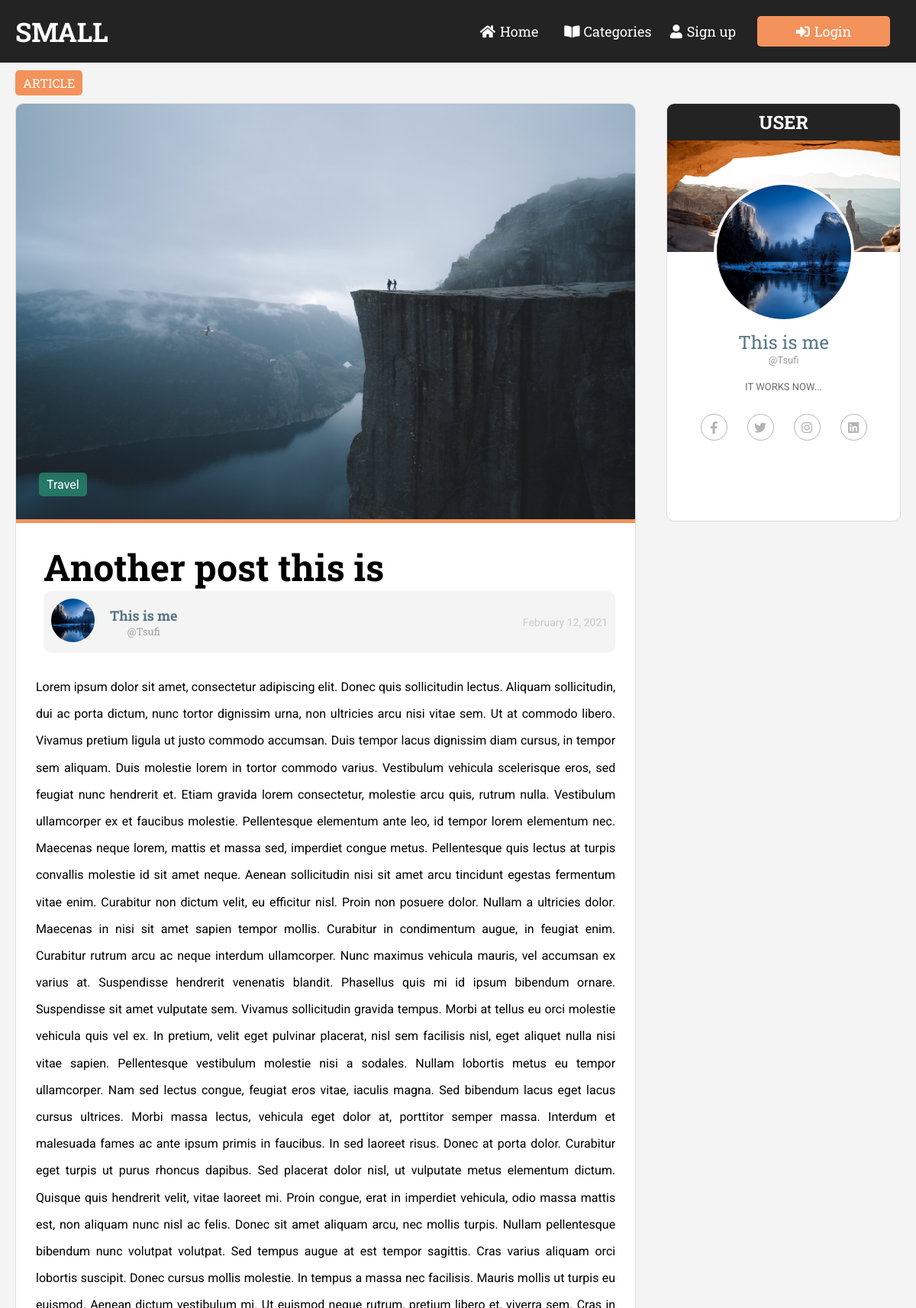
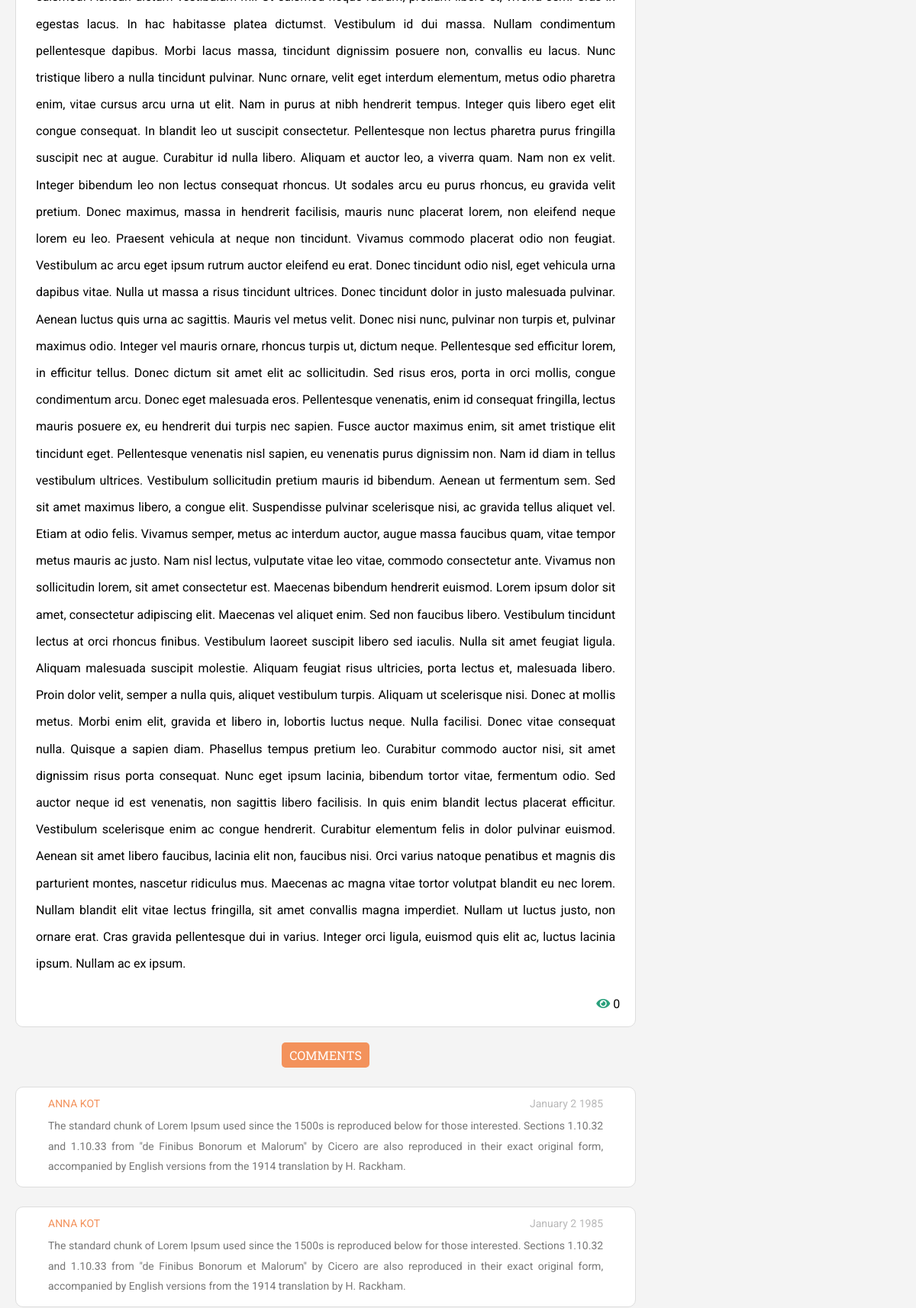
The app's page /blog/article.php?post-slug=Another-post-this-is (upper part) with its own data (2 pictures, top to bottom).
### tables this page shows
CREATE TABLE `topics` (
  `id` int(11) NOT NULL,
  `name` varchar(255) DEFAULT NULL,
  `slug` varchar(255) DEFAULT NULL
);

CREATE TABLE `posts` (
  `id` int(11) NOT NULL,
  `user_id` int(11) DEFAULT NULL,
  `title` varchar(255) NOT NULL,
  `slug` varchar(255) NOT NULL,
  `views` int(11) NOT NULL DEFAULT '0',
  `image` varchar(255) NOT NULL DEFAULT 'defaultpostimg.png',
  `body` text NOT NULL,
  `published` tinyint(1) NOT NULL DEFAULT '0',
  `created_at` timestamp NOT NULL DEFAULT CURRENT_TIMESTAMP,
  `updated_at` timestamp NULL DEFAULT NULL ON UPDATE CURRENT_TIMESTAMP
);

CREATE TABLE `users` (
  `id` int(11) NOT NULL,
  `fname` varchar(255) NOT NULL,
  `uname` varchar(20) NOT NULL,
  `email` varchar(255) NOT NULL,
  `role` enum('Author','Admin') DEFAULT NULL,
  `password` varchar(255) NOT NULL,
  `city` varchar(255) DEFAULT NULL,
  `phone` varchar(255) DEFAULT NULL,
  `gender` enum('Male','Female','Other') DEFAULT NULL,
  `profile_pic` varchar(255) DEFAULT 'profileplaceholder.jpg',
  `about` text,
  `created_at` timestamp NULL DEFAULT CURRENT_TIMESTAMP,
  `updated_at` timestamp NULL DEFAULT NULL ON UPDATE CURRENT_TIMESTAMP
);

### blog/include/public_functions.php (called while the page is built, shortened)
<?php
function getPostTopic($post_id){
	global $conn;
	$sql = "SELECT * FROM topics WHERE id=
			(SELECT topic_id FROM post_topic WHERE post_id=$post_id) LIMIT 1";
	$result = mysqli_query($conn, $sql);
	$topic = mysqli_fetch_assoc($result);
	return $topic;
}
function getPost($slug){
	global $conn;
	$post_slug = $_GET['post-slug'];
	$sql = "SELECT * FROM posts WHERE slug='$post_slug' AND published=true";
	$result = mysqli_query($conn, $sql);
	$post = mysqli_fetch_assoc($result);
	if ($post) {
		$post['topic'] = getPostTopic($post['id']);
		$post['author'] = getAuthorName($post['id']);
	}
	return $post;
}
function getAuthorName ($postid){
	global $conn;
	$sql = "SELECT po.user_id, po.id, u.id, u.fname, u.uname, u.profile_pic, u.about FROM posts po LEFT JOIN users u on u.id = po.user_id WHERE po.id = $postid";
	$result = mysqli_query($conn, $sql);
	$authorname = mysqli_fetch_assoc($result);
	return $authorname;
}
?>

### blog/article.php (the view, shortened to what this page needs)
<?php require_once('config.php')?>
<?php  include('include/public_functions.php'); ?>
<?php
    if (isset($_GET['post-slug'])) {
      $post = getPost($_GET['post-slug']);
    }
?>
<?php include('include/header_section.php')?>
  </head>
  <body>
<?php include('include/navbar.php')?>
    <div class="container trend">
      <div class="trending">article</div>
    </div>
    <main>
      <section class="articles">
        <div class="container">
          <div class="main-area">
            <div class="full-article">
              <div style="position:relative" class="full-article-img">
                <div class="big-article-category">
                <?php if ($post['published'] == false): ?>
                <h1 class="full-label">Sorry... This post has not been published</h1>
                <?php else: ?>
                  <a href="<?php echo BASE_URL . 'category.php?topic=' . $post['topic']['id'] ?>"><?php echo $post['topic']['name'];?></a>
                </div>
                <img src="<?php echo BASE_URL . '/static/img/' . $post['image'];?>" alt="4" />
              </div>
              <div class="full-article-content">
                <div class="full-info">
                <h1 class="full-label"><?php echo $post['title']; ?></h1>
                  <div class="article-info-prof">
                    <div class="small-profile">
                      <div class="s-img">
                        <img src="<?php echo BASE_URL . '/static/profile_img/' . $post['author']['profile_pic']?>" alt="author_pic" />
                      </div>
                      <div class="s-content">
                        <a href="<?php echo 'profile.php?guest=' . $post['author']['id'] ?>"><h4><?php echo $post['author']['fname'];?></h4></a>
                        <h5>@<?php echo $post['author']['uname'];?></h5>
                      </div>
                    </div>
                  <p class="date"><?php $timestamp = date("F j, Y ",strtotime($post['created_at'])); echo $timestamp;?></p>
                  </div>
                </div>
                <p class="full-text">
                <?php echo html_entity_decode($post['body']); ?>
                </p>
              </div>
              <div class="view-div">
                    <div id="post-like" class="likes ">
                            <i class="fas fa-eye"></i>
                            <span class="likedby"><?php echo $post['views'];?></span>
                  </div>
                 </div>
              <?php endif ?>
            </div>
            <div class="container trend">
              <div style="margin: 10px auto 0" class="trending">Comments</div>
            </div>
            <section class="comment">
              <div class="container">
                <div class="comment-body">
                  <div class="comment-info">
                    <div class="comment-name">Anna Kot</div>
                    <div class="comment-date">January 2 1985</div>
                  </div>
                  <div class="comment-content">
                    The standard chunk of Lorem Ipsum used since the 1500s is
                    reproduced below for those interested. Sections 1.10.32 and
                    1.10.33 from "de Finibus Bonorum et Malorum" by Cicero are
                    also reproduced in their exact original form, accompanied by
                    English versions from the 1914 translation by H. Rackham.
                  </div>
                </div>
                <div class="comment-body">
                  <div class="comment-info">
                    <div class="comment-name">Anna Kot</div>
                    <div class="comment-date">January 2 1985</div>
                  </div>
                  <div class="comment-content">
                    The standard chunk of Lorem Ipsum used since the 1500s is
                    reproduced below for those interested. Sections 1.10.32 and
                    1.10.33 from "de Finibus Bonorum et Malorum" by Cicero are
                    also reproduced in their exact original form, accompanied by
                    English versions from the 1914 translation by H. Rackham.
                  </div>
                </div>
              </div>
            </section>
          </div>
          <div class="sidebar">
            <div class="side-users sticky">
              <div class="full-article-profile">
                <h2 class="article-profile-label">USER</h2>
                <div class="article-profile-content">
                  <div class="article-profile-img">
                    <img src="<?php echo BASE_URL . '/static/profile_img/' . $post['author']['profile_pic']?>" alt="author_pic" />
                  </div>
                  <p><a href="<?php echo 'profile.php?guest=' . $post['author']['id'] ?>" class="name"><?php echo $post['author']['fname'];?></a></p>
                  <p class="user-name">@<?php echo $post['author']['uname'];?></p>
                  <p class="article-profile-info">
                    <?php echo substr($post['author']['about'],0,250) . "..." ?>
                  </p>
                  <div class="social">
                    <a href="#"><i class="fab fa-facebook-f"></i></a>
                    <a href="#"><i class="fab fa-twitter"></i></a>
                    <a href="#"><i class="fab fa-instagram"></i></a>
                    <a href="#"><i class="fab fa-linkedin"></i></a>
                  </div>
                </div>
              </div>
            </div>
          </div>
        </div>
      </section>
    </main>
    <?php include('include/footer.php') ?>

### blog/static/css/style.css (style rules this page uses)
:root { --slab: "Roboto Slab", serif; --regular: "Roboto", sans-serif; --primary: #f3925b; }
* { padding: 0; margin: 0; box-sizing: border-box; }
body { font-family: var(--regular); background: #f4f4f4; }
a { text-decoration: none; }
img { width: 100%; height: 100%; object-fit: cover; }
.container { max-width: 1400px; width: 100%; margin: auto; padding: 0 20px; }
.trending { padding: 6px 10px; width: auto; background: #f3925b; color: #fff; border-radius: 5px; display: inline-block; text-transform: uppercase; font-weight: 400; font-family: "Roboto Slab"; }
.container.trend { margin: 10px auto 0; }
.articles { margin-top: 10px; }
.articles .container { height: auto; display: flex; justify-content: space-between; }
.main-area { height: 100%; flex-basis: 1060px; margin-right: 40px; }
.big-article-category { position: absolute; bottom: 30px; left: 30px; background: rgba(42, 160, 124, 0.6); display: inline-block; padding: 6px 10px; border-radius: 5px; }
.big-article-category a { color: #fff; }
.sidebar { background: #f4f4f4; position: relative; height: auto; flex-basis: 400px; border-radius: 10px; }
.side-users { background: #ffff; height: 548px; width: 100%; position: sticky; top: 20px; border: 1px solid #ddd; border-radius: 10px; overflow: hidden; }
.sidebar h2 { background: #232323; color: #fff; text-align: center; font-family: var(--slab); padding: 8px; }
.small-profile { width: 300px; display: flex; flex-direction: column; align-items: center; margin: 0 auto 30px; padding: 10px; background: #f3f3f3; border-radius: 10px; border: 1px solid #eee; }
.small-profile img { width: 67px; height: 67px; border-radius: 50%; }
.small-profile .s-content { display: flex; flex-direction: column; align-self: center; justify-content: center; font-family: var(--slab); }
.small-profile .s-content h4 { font-size: 18px; margin-left: 0px; color: #577685; }
.small-profile .s-content h5 { text-align: center; color: #a1a0a0; font-weight: 400; }
.full-article { background: #fff; border-radius: 10px; overflow: hidden; border: 1px solid #ddd; }
.full-article-img { height: 544px; overflow: hidden; }
.full-article-content { padding: 26px; border-top: 5px solid var(--primary); }
.full-info { padding-left: 10px; margin-bottom: 27px; }
.full-article .article-info-prof { background: #f4f4f4; border-radius: 10px; display: flex; align-items: center; justify-content: space-between; padding: 0 10px 0 0; }
.full-article .article-info-prof .small-profile { width: 250px; display: flex; flex-direction: row; margin: 0 30px 0 0; padding: 10px; background: transparent; border: none; }
.full-info .date { font-size: 14px; color: #cbcbcb; margin-left: 15px; }
.full-info .small-profile { margin: 0; }
.full-info .small-profile img { width: 57px; height: 57px; margin-right:20px; }
.full-info .full-label { font-size: 48px; font-family: var(--slab); }
.full-article .full-text { line-height: 2.2; text-align: justify; }
.view-div { display: flex; align-items: center; justify-content: flex-end; }
#post-like { margin: 0 20px 20px 0; }
#post-like i { color: #2aa07c; }
.full-article-profile .article-profile-content { height: 355px; position: relative; padding-top: 102px; text-align: center; }
.full-article-profile .article-profile-img { width: 184px; position: absolute; top: -92px; left: 50%; transform: translateX(-50%); }
.full-article-profile img { width: 184px; height: 184px; border: 4px solid #fff; border-radius: 50%; }
.full-article-profile .name { font-size: 24px; color: #577685; font-family: var(--slab); }
.full-article-profile .user-name { font-size: 13px; color: #9a9a9a; margin-bottom: 20px; }
.full-article-profile .article-profile-info { max-width: 303px; margin: auto; font-size: 13px; color: #6d6d6d; margin-bottom: 28px; }
.full-article-profile .social a { display: inline-block; color: #b4b4b4; width: 35px; height: 35px; border-radius: 35px; border: 1px solid #b4b4b4; margin: 0 11px; text-align: center; line-height: 35px; }
.comment .container { padding: 0; display: block; }
.comment-body { background: #fff; margin: 25px 0; border-radius: 10px; border: 1px solid #ddd; padding: 13px 42px; }
.comment-body .comment-info { display: flex; justify-content: space-between; margin-bottom: 8px; }
.comment-body .comment-name { font-size: 14px; color: #f3925b; text-transform: uppercase; }
.comment-body .comment-date { font-size: 14px; color: #b8b8b8; }
.comment-body .comment-content { text-align: justify; font-size: 14px; color: #777777; line-height: 1.9; }

### records on screen
topics: name "Travel"
posts: image (picture), title "Another post this is", user.profile_pic (picture), user.fname "This is me", user.uname "Tsufi", created_at "February 12, 2021", body "Lorem ipsum dolor sit amet, consectetur adipiscing elit. Donec quis sollicitudin lectus. Aliquam sollicitudin, dui ac porta dictum, nunc tortor dignissim urna, non ultricies arcu nisi vitae sem. Ut at commodo libero. Vivamus pretium ligula ut justo commodo accumsan. Duis tempor lacus dignissim diam cursus, in tempor sem aliquam. Duis molestie lorem in tortor commodo varius. Vestibulum vehicula scelerisque eros, sed feugiat nunc hendrerit et. Etiam gravida lorem consectetur, molestie arcu quis, rutrum nulla. Vestibulum ullamcorper ex et faucibus molestie. Pellentesque elementum ante leo, id tempor lorem elementum nec. Maecenas neque lorem, mattis et massa sed, imperdiet congue metus.…", views "0", user.about "IT WORKS NOW"
